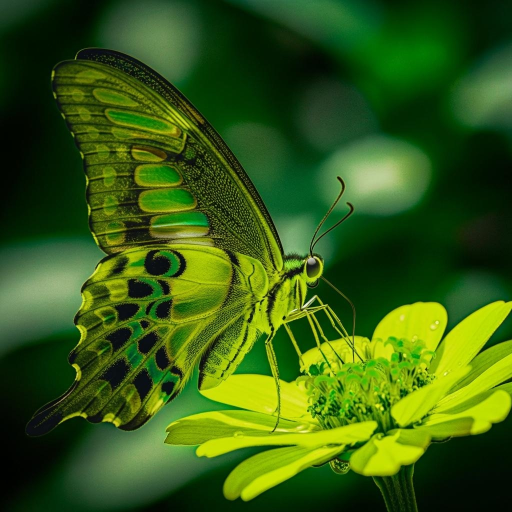
#> input picture backend/uploads/edited_images/21ea286d-5293-48b3-b0f5-8cd9c8127621_edited_0.jpg, 1024 x 1024 px (shown at 1/2 size); its folder holds only this picture in this run
$ python -i canvas_og_image_service.py   (imports and definitions only)
#> lines starting #> are read from the running program, lines starting #| are printed output that depends on the picture
"""
Canvas Open Graph 이미지 생성 서비스
소셜 미디어 공유를 위한 썸네일 이미지 생성
"""

import io
import hashlib
from typing import Optional, Tuple
from PIL import Image, ImageDraw, ImageFont
import requests
from uuid import UUID
import os

from app.core.config import settings
from app.services.canvas_cache_manager import CanvasCacheManager


class CanvasOGImageService:
    """Canvas Open Graph 이미지 생성 서비스"""

    def __init__(self):
        self.cache_manager = None  # 필요시 캐시 매니저 연결
        self.og_width = 1200
        self.og_height = 630
        self.twitter_width = 1200
        self.twitter_height = 600

    # [233 lines left out: functions generate_og_image, generate_twitter_card_image, _create_og_image, _create_twitter_card_image, _draw_gradient_background, not called in this run]

    def _get_canvas_thumbnail(self, image_url: str) -> Optional[Image.Image]:
        """Canvas 이미지 다운로드 및 썸네일 생성"""
        try:
            response = requests.get(image_url, timeout=10)
            response.raise_for_status()

            img = Image.open(io.BytesIO(response.content))

            # RGBA를 RGB로 변환 (필요한 경우)
            if img.mode in ('RGBA', 'LA', 'P'):
                # 흰색 배경으로 변환
                background = Image.new('RGB', img.size, (255, 255, 255))
                if img.mode == 'P':
                    img = img.convert('RGBA')
                background.paste(img, mask=img.split()[-1] if img.mode == 'RGBA' else None)
                img = background

            return img

        except Exception as e:
            print(f"Failed to download canvas image: {e}")
            return None

    # [92 lines left out: functions _wrap_text, _hex_to_rgb, _generate_cache_key, _get_cached_og_image, _save_og_image, _cache_og_image_url and 1 more, not called in this run]

    def generate_preview_thumbnail(self, canvas_image_url: str) -> Optional[str]:
        """Canvas 이미지의 작은 미리보기 썸네일 생성"""
        try:
            canvas_img = self._get_canvas_thumbnail(canvas_image_url)
            if not canvas_img:
                return None

            # 작은 썸네일 (400x300)
            thumbnail = canvas_img.resize((400, 300), Image.Resampling.LANCZOS)

            # 저장
            cache_key = hashlib.md5(canvas_image_url.encode()).hexdigest()
            filename = f"thumb_{cache_key}.png"

            thumbs_dir = os.path.join(settings.UPLOAD_DIR or "uploads", "thumbnails")
            os.makedirs(thumbs_dir, exist_ok=True)

            filepath = os.path.join(thumbs_dir, filename)
            thumbnail.save(filepath, 'PNG', optimize=True, quality=85)

            base_url = getattr(settings, 'BASE_URL', 'http://localhost:8000')
            return f"{base_url}/uploads/thumbnails/{filename}"

        except Exception as e:
            print(f"Failed to generate preview thumbnail: {e}")
            return None

>>> import cv2
>>> picture = cv2.imread('../../uploads/edited_images/21ea286d-5293-48b3-b0f5-8cd9c8127621_edited_0.jpg', cv2.IMREAD_GRAYSCALE)
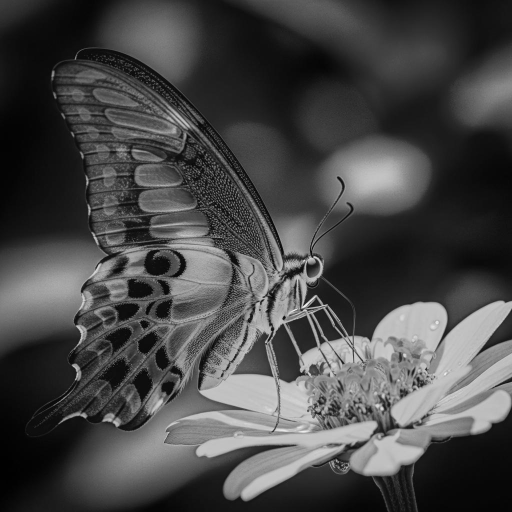
#> picture: shape (1024, 1024) (shown at 1/2 size); min 0, max 252, mean 71.4
>>> result = CanvasOGImageService().generate_preview_thumbnail(picture)

$ run again, on backend/uploads/edited_images/644449cf-ade1-4c7d-9e29-a3f3cb35da98_edited_0.jpg
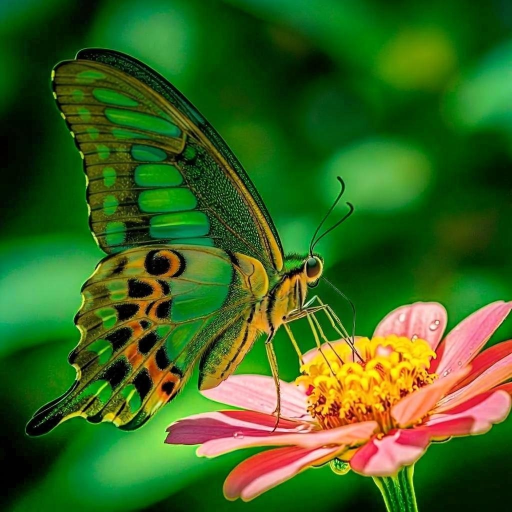
#> input picture backend/uploads/edited_images/644449cf-ade1-4c7d-9e29-a3f3cb35da98_edited_0.jpg, 1024 x 1024 px (shown at 1/2 size)
#> `picture = cv2.imread('../../uploads/edited_images/21ea286d-5293-48b3-b..`:
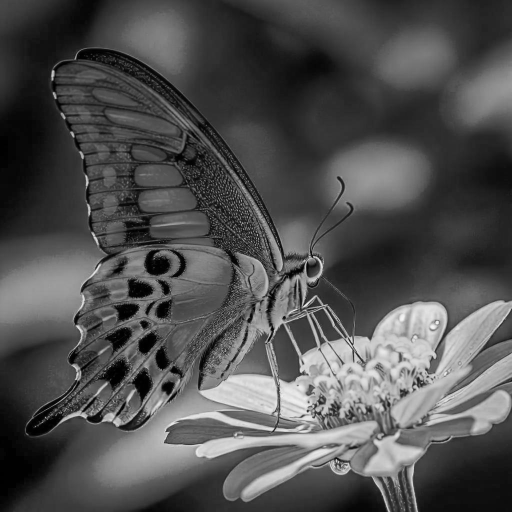
#> picture: shape (1024, 1024) (shown at 1/2 size); min 0, max 250, mean 80
